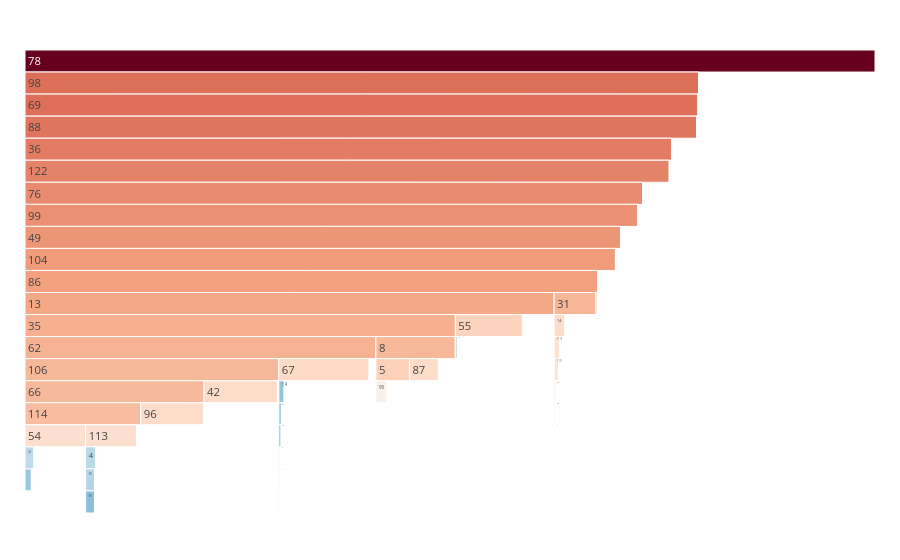

Write notebook code for a chart like this one.
### Code cell
fig = make_icicle(path_templ(10))
fig.show()
